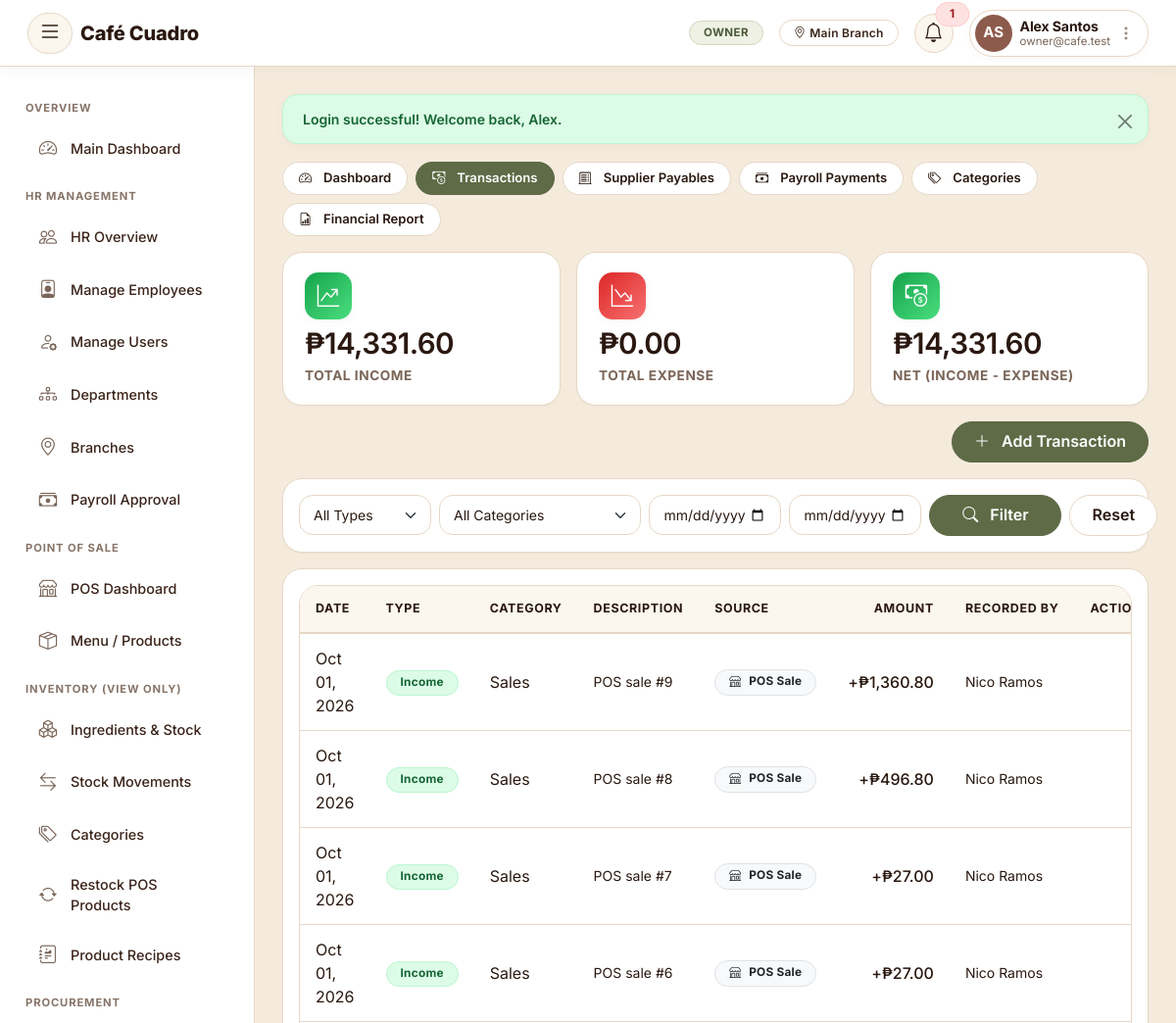
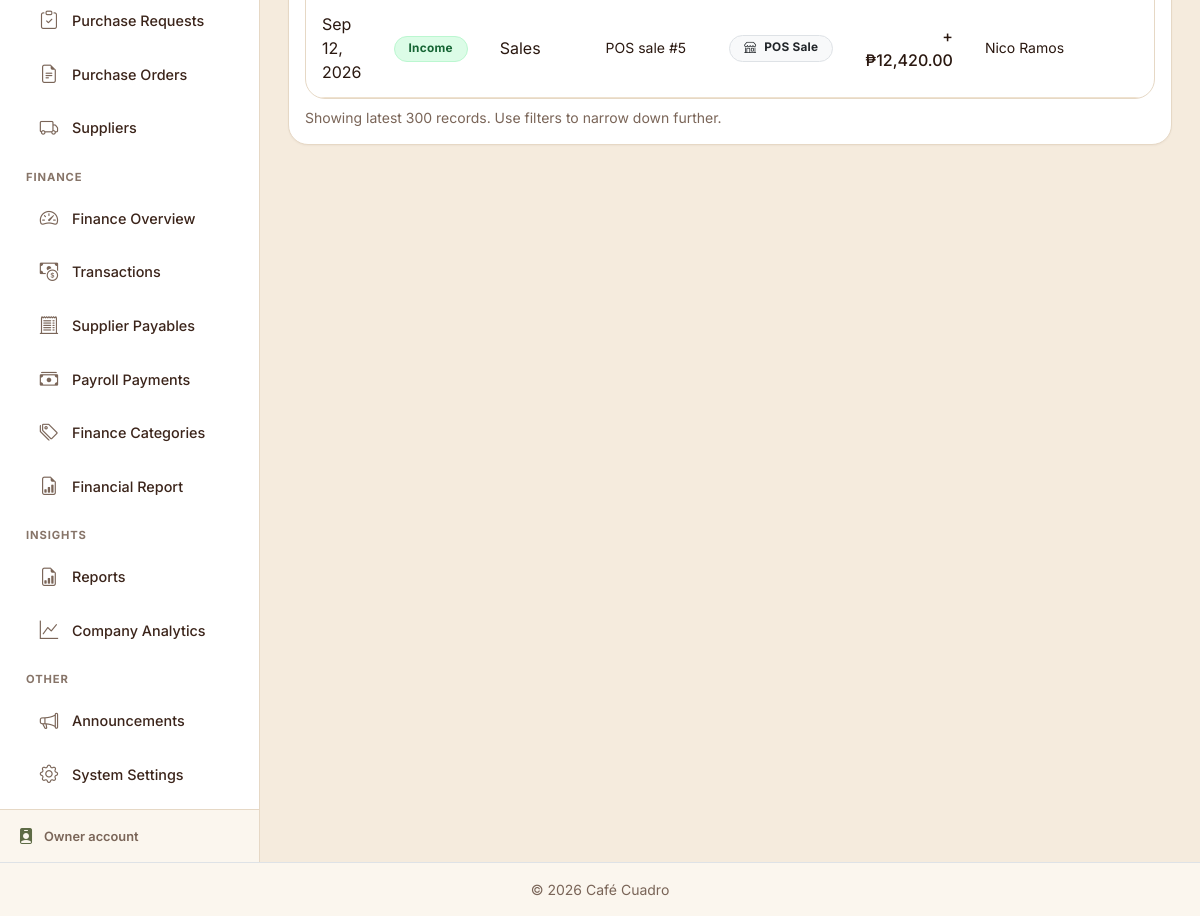
The app's page /modules/finance/index.php (signed in) with its own data (2 pictures, top to bottom).
### tables this page shows
CREATE TABLE `branches` (
  `branch_id` int(11) NOT NULL,
  `branch_name` varchar(100) NOT NULL,
  `address` varchar(255) DEFAULT NULL,
  `contact_number` varchar(30) DEFAULT NULL,
  `latitude` decimal(10,7) DEFAULT NULL,
  `longitude` decimal(10,7) DEFAULT NULL,
  `status` enum('ACTIVE','INACTIVE') NOT NULL DEFAULT 'ACTIVE',
  `created_at` timestamp NOT NULL DEFAULT current_timestamp()
);

CREATE TABLE `finance_transactions` (
  `transaction_id` int(11) NOT NULL,
  `transaction_type` enum('Income','Expense') NOT NULL,
  `fin_category_id` int(11) NOT NULL,
  `amount` decimal(10,2) NOT NULL,
  `transaction_date` date NOT NULL,
  `description` varchar(255) DEFAULT NULL,
  `reference_type` enum('Manual','Delivery','Sale','Payroll','StockIn','PurchasePayable') DEFAULT 'Manual',
  `reference_id` int(11) DEFAULT NULL,
  `created_by` int(11) NOT NULL,
  `created_at` datetime DEFAULT current_timestamp(),
  `updated_at` datetime DEFAULT current_timestamp() ON UPDATE current_timestamp()
);

CREATE TABLE `finance_categories` (
  `fin_category_id` int(11) NOT NULL,
  `category_name` varchar(100) NOT NULL,
  `type` enum('Income','Expense') NOT NULL,
  `is_system` tinyint(1) DEFAULT 0
);

### includes/auth.php (called while the page is built, shortened)
<?php
function isLoggedIn(): bool {
    return isset($_SESSION['user_id']) && isset($_SESSION['role_id']);
}
function currentRoleId() {
    return $_SESSION['role_id'] ?? null;
}
function currentRoleName(): string {
    $names = ROLE_NAMES;
    return $names[currentRoleId()] ?? 'Guest';
}
function currentBranchId() {
    if (!empty($_SESSION['branch_id'])) {
        return (int)$_SESSION['branch_id'];
    }
    return 1;
}
function currentBranchName() {
    global $pdo;
    $branchId = currentBranchId();
    if ($branchId && isset($pdo) && $pdo instanceof PDO) {
        static $cache = [];
        if (!array_key_exists($branchId, $cache)) {
            $stmt = $pdo->prepare("SELECT branch_name FROM branches WHERE branch_id = ?");
            $stmt->execute([$branchId]);
            $cache[$branchId] = $stmt->fetchColumn() ?: null;
        }
        if ($cache[$branchId] !== null) {
            return $cache[$branchId];
        }
    }
    return $_SESSION['branch_name'] ?? null;
}

### modules/finance/index.php (the view, shortened to what this page needs)
<?php
require_once __DIR__ . '/../../config/db.php';
require_once __DIR__ . '/../../includes/functions.php';
$dateFrom = $_GET['date_from'] ?? '';
$dateTo   = $_GET['date_to'] ?? '';
$sql = "SELECT ft.*, fc.category_name, fc.type AS category_type, pp.delivery_id AS payable_delivery_id, CONCAT(u.first_name, ' ', u.last_name) AS created_by_name
        FROM finance_transactions ft
        JOIN finance_categories fc ON ft.fin_category_id = fc.fin_category_id
    LEFT JOIN purchase_payables pp ON ft.reference_type='PurchasePayable' AND pp.payable_id=ft.reference_id
        JOIN users u ON ft.created_by = u.user_id
        WHERE 1=1";
$params = [];
$sql .= " ORDER BY ft.transaction_date DESC, ft.transaction_id DESC LIMIT 300";
$stmt = $pdo->prepare($sql);
$stmt->execute($params);
$transactions = $stmt->fetchAll();
$sumSql = "SELECT transaction_type, COALESCE(SUM(amount),0) AS total FROM finance_transactions WHERE 1=1";
$sumParams = [];
$sumSql .= " GROUP BY transaction_type";
$sumStmt = $pdo->prepare($sumSql);
$sumStmt->execute($sumParams);
$totals = ['Income' => 0, 'Expense' => 0];
foreach ($sumStmt->fetchAll() as $row) {
    $totals[$row['transaction_type']] = (float)$row['total'];
}
$netTotal = $totals['Income'] - $totals['Expense'];
include __DIR__ . '/../../includes/header.php';
include __DIR__ . '/../../includes/finance_nav.php';
?>
<div class="row g-3 mb-3">
    <div class="col-md-4">
        <div class="stat-card">
            <div class="stat-icon mb-2 bg-grad-green"><i class="bi bi-graph-up-arrow"></i></div>
            <div class="stat-value"><?= peso($totals['Income']) ?></div>
            <div class="stat-label">Total Income</div>
        </div>
    </div>
    <div class="col-md-4">
        <div class="stat-card">
            <div class="stat-icon mb-2 bg-grad-red"><i class="bi bi-graph-down-arrow"></i></div>
            <div class="stat-value"><?= peso($totals['Expense']) ?></div>
            <div class="stat-label">Total Expense</div>
        </div>
    </div>
    <div class="col-md-4">
        <div class="stat-card">
            <div class="stat-icon mb-2 <?= $netTotal >= 0 ? 'bg-grad-green' : 'bg-grad-red' ?>"><i class="bi bi-cash-coin"></i></div>
            <div class="stat-value"><?= peso($netTotal) ?></div>
            <div class="stat-label">Net (Income - Expense)</div>
        </div>
    </div>
</div>
<div class="d-flex flex-wrap justify-content-end align-items-center mb-3 gap-2">
    <button class="btn btn-brand" data-bs-toggle="modal" data-bs-target="#txnModal" onclick="openAddModal()">
        <i class="bi bi-plus-lg me-1"></i> Add Transaction
    </button>
</div>
<div class="card-panel p-3 mb-3">
    <form method="GET" class="row g-2 align-items-center">
        <div class="col-md-2">
            <select name="type" class="form-select">
                <option value="">All Types</option>
            </select>
        </div>
        <div class="col-md-3">
            <select name="category" class="form-select">
                <option value="">All Categories</option>
            </select>
        </div>
        <div class="col-md-2">
            <input type="date" name="date_from" class="form-control" value="<?= clean($dateFrom) ?>">
        </div>
        <div class="col-md-2">
            <input type="date" name="date_to" class="form-control" value="<?= clean($dateTo) ?>">
        </div>
        <div class="col-md-2 d-grid">
            <button type="submit" class="btn btn-brand"><i class="bi bi-search me-1"></i>Filter</button>
        </div>
        <div class="col-md-1 d-grid">
            <a href="<?= BASE_URL ?>finance" class="btn btn-outline-secondary">Reset</a>
        </div>
    </form>
</div>
<div class="card-panel p-3">
    <div class="table-responsive">
        <table class="table table-hover align-middle mb-0">
            <thead class="table-light">
                <tr>
                    <th>Date</th>
                    <th>Type</th>
                    <th>Category</th>
                    <th>Description</th>
                    <th>Source</th>
                    <th class="text-end">Amount</th>
                    <th>Recorded By</th>
                    <th class="text-end">Actions</th>
                </tr>
            </thead>
            <tbody>
                <?php if (empty($transactions)): ?>
                    <tr><td colspan="8" class="text-center text-muted py-4">No transactions found.</td></tr>
                <?php else: foreach ($transactions as $t):
                    $isManual = $t['reference_type'] === 'Manual';
                ?>
                    <tr>
                        <td><?= formatDate($t['transaction_date']) ?></td>
                        <td>
                            <span class="badge <?= $t['transaction_type'] === 'Income' ? 'bg-success' : 'bg-danger' ?>"><?= $t['transaction_type'] ?></span>
                        </td>
                        <td><?= clean($t['category_name']) ?></td>
                        <td class="text-muted small"><?= clean($t['description']) ?: '-' ?></td>
                        <td>
                            <?php if ($isManual): ?>
                                <span class="badge bg-light text-dark border">Manual</span>
                            <?php elseif ($t['reference_type'] === 'Delivery'): ?>
                                <a href="<?= BASE_URL ?>procurement/delivery-view?id=<?= (int)$t['reference_id'] ?>" class="badge bg-light text-dark border text-decoration-none">
                                    <i class="bi bi-truck me-1"></i>Delivery
                                </a>
                            <?php elseif ($t['reference_type'] === 'StockIn'): ?>
                                <a href="<?= BASE_URL ?>inventory/stock-movement" class="badge bg-light text-dark border text-decoration-none">
                                    <i class="bi bi-box-arrow-in-down me-1"></i>Stock In
                                </a>
                            <?php elseif ($t['reference_type'] === 'PurchasePayable' && $t['payable_delivery_id']): ?>
                                <a href="<?= BASE_URL ?>procurement/delivery-view?id=<?= (int)$t['payable_delivery_id'] ?>" class="badge bg-light text-dark border text-decoration-none">
                                    <i class="bi bi-truck me-1"></i>Paid Delivery
                                </a>
                            <?php elseif ($t['reference_type'] === 'Payroll'): ?>
                                <a href="<?= BASE_URL ?>finance/payroll" class="badge bg-light text-dark border text-decoration-none">
                                    <i class="bi bi-cash-stack me-1"></i>Payroll
                                </a>
                            <?php elseif ($t['reference_type'] === 'Sale'): ?>
                                <span class="badge bg-light text-dark border"><i class="bi bi-shop me-1"></i>POS Sale</span>
                            <?php else: ?>
                                <span class="badge bg-light text-dark border"><?= clean($t['reference_type']) ?></span>
                            <?php endif; ?>
                        </td>
                        <td class="text-end fw-medium <?= $t['transaction_type'] === 'Income' ? 'text-success' : 'text-danger' ?>">
                            <?= $t['transaction_type'] === 'Income' ? '+' : '-' ?><?= peso($t['amount']) ?>
                        </td>
                        <td class="text-muted small"><?= clean($t['created_by_name']) ?></td>
                        <td class="text-end">
                        </td>
                    </tr>
                <?php endforeach; endif; ?>
            </tbody>
        </table>
    </div>
    <p class="text-muted small mt-2 mb-0">Showing latest 300 records. Use filters to narrow down further.</p>
</div>
<?php include __DIR__ . '/../../includes/footer.php'; ?>

### includes/header.php (shortened to what this page needs)
<?php
$esc = function_exists('e') ? 'e' : 'clean';
$isOwnerTheme           = currentRoleId() == ROLE_OWNER;
$isEmployeeTheme        = currentRoleId() == ROLE_EMPLOYEE;
$isEmployeeManagerTheme = currentRoleId() == ROLE_EMPLOYEE_MANAGER;
$isHrManagerTheme       = currentRoleId() == ROLE_HR_MANAGER;
$isHrStaffTheme         = currentRoleId() == ROLE_HR_STAFF;
$isCafeTheme            = in_array(currentRoleId(), [ROLE_CASHIER, ROLE_INVENTORY_STAFF, ROLE_FINANCE_STAFF], true);
?>
<!DOCTYPE html>
<html lang="en">
<head>
<link rel="stylesheet" href="https://cdn.jsdelivr.net/npm/bootstrap@5.3.3/dist/css/bootstrap.min.css">
<link rel="stylesheet" href="https://cdn.jsdelivr.net/npm/bootstrap-icons@1.11.3/font/bootstrap-icons.css">
<link rel="stylesheet" href="<?= BASE_URL ?>assets/hrms/css/style.css?v=<?= ASSET_VER ?>">
<link rel="stylesheet" href="<?= BASE_URL ?>assets/inv/css/style.css?v=<?= ASSET_VER ?>">
<link rel="stylesheet" href="<?= BASE_URL ?>assets/shared/unified.css?v=<?= ASSET_VER ?>">
<link rel="stylesheet" href="<?= BASE_URL ?>assets/shared/responsive.css?v=<?= ASSET_VER ?>">
<link rel="stylesheet" href="<?= BASE_URL ?>assets/shared/roast-app.css?v=<?= ASSET_VER ?>">
</head>
<body class="unified-theme <?= $isOwnerTheme ? 'owner-theme' : ($isEmployeeTheme ? 'employee-theme' : ($isEmployeeManagerTheme ? 'employee-manager-theme' : ($isHrManagerTheme ? 'hr-manager-theme' : ($isHrStaffTheme ? 'hr-staff-theme' : ($isCafeTheme ? 'cafe-theme' : ''))))) ?>">
<nav class="navbar navbar-expand-lg app-navbar">
  <div class="container-fluid">
    <button class="btn btn-link sidebar-toggle-btn me-2" id="sidebarToggle" title="Toggle sidebar" aria-label="Toggle sidebar">
      <i class="bi bi-list fs-4"></i>
    </button>
    <a class="navbar-brand fw-bold d-flex align-items-center text-decoration-none" href="<?= BASE_URL ?>dashboard">
      <span class="brand-text" style="color:#2a1810 !important; -webkit-text-fill-color:#2a1810 !important; background:none !important; font-family:'Fraunces',Georgia,serif; font-weight:600; font-size:1.4rem; letter-spacing:-0.01em; display:inline-block;"><?= APP_NAME ?></span>
    </a>
    <div class="ms-auto d-flex align-items-center gap-2 gap-md-3">
      <?php if (isLoggedIn()):
        try {
            $unreadCount = function_exists('unreadNotificationCount') ? unreadNotificationCount($pdo, (int)$_SESSION['user_id']) : 0;
        } catch (Exception $ex) {
            $notifications = [];
            $unreadCount = 0;
        }
        $nameParts  = preg_split('/\s+/', trim($_SESSION['full_name'] ?? ''), 2);
        $firstName  = $nameParts[0] ?? '';
        $lastName   = $nameParts[1] ?? '';
      ?>
        <span class="badge role-pill d-none d-sm-inline-block"><?= $esc(currentRoleName()) ?></span>
        <?php if (currentBranchName()): ?>
          <span class="badge branch-pill d-none d-md-inline-block"><i class="bi bi-geo-alt me-1"></i><?= $esc(currentBranchName()) ?></span>
        <?php endif; ?>
        <div class="dropdown">
          <a class="position-relative notif-bell-btn text-decoration-none" href="#" role="button" data-bs-toggle="dropdown" title="Notifications">
            <i class="bi bi-bell fs-5"></i>
            <?php if ($unreadCount > 0): ?>
              <span class="position-absolute top-0 start-100 translate-middle badge rounded-pill bg-danger" style="font-size:.65rem;"><?= $unreadCount > 9 ? '9+' : $unreadCount ?></span>
            <?php endif; ?>
          </a>
        </div>
        <div class="dropdown">
          <a class="d-flex align-items-center text-decoration-none navbar-user-pill" href="#" role="button" data-bs-toggle="dropdown">
            <div class="user-avatar-wrap">
              <?= renderAvatar($_SESSION['profile_photo'] ?? null, $firstName, $lastName, 38) ?>
            </div>
            <div class="ms-2 text-start d-none d-md-block lh-sm pe-1">
              <div class="user-name fw-bold"><?= $esc($_SESSION['full_name'] ?? '') ?></div>
              <div class="user-sub text-muted small"><?= $esc($_SESSION['email'] ?? currentRoleName()) ?></div>
            </div>
            <i class="bi bi-three-dots-vertical ms-1 d-none d-md-inline text-muted opacity-75"></i>
          </a>
        </div>
      <?php endif; ?>
    </div>
  </div>
</nav>
<div class="app-wrapper d-flex">
<?php require_once __DIR__ . '/sidebar.php'; ?>

### records on screen
branches: branch_name "Main Branch"
finance_transactions: transaction_date "Oct 01, 2026", transaction_type "Income", fin_category.category_name "Sales", description "POS sale #9", reference_type "Sale" (drawn), amount "₱1,360.80", created_by_name "Nico Ramos"
finance_transactions: transaction_date "Oct 01, 2026", transaction_type "Income", fin_category.category_name "Sales", description "POS sale #8", reference_type "Sale" (drawn), amount "₱496.80", created_by_name "Nico Ramos"
finance_transactions: transaction_date "Oct 01, 2026", transaction_type "Income", fin_category.category_name "Sales", description "POS sale #7", reference_type "Sale" (drawn), amount "₱27.00", created_by_name "Nico Ramos"
finance_transactions: transaction_date "Oct 01, 2026", transaction_type "Income", fin_category.category_name "Sales", description "POS sale #6", reference_type "Sale" (drawn), amount "₱27.00", created_by_name "Nico Ramos"
finance_transactions: transaction_date "Sep 12, 2026", transaction_type "Income", fin_category.category_name "Sales", description "POS sale #5", reference_type "Sale" (drawn), amount "₱12,420.00", created_by_name "Nico Ramos"

### other values on screen
APP_NAME "Café Cuadro"
$esc(currentRoleName()) "OWNER"
$unreadCount "1"
$initials "AS"
$esc($_SESSION['full_name'] ?? '') "Alex Santos"
$esc($_SESSION['email'] ?? currentRoleName()) "owner@cafe.test"
$sidebarFooterLabel "Owner"
$f['message'] "Login successful! Welcome back, Alex."
$label "Dashboard"
$label "Transactions"
$label "Supplier Payables"
$label "Payroll Payments"
$label "Categories"
$label "Financial Report"
peso($totals['Income']) "₱14,331.60"
